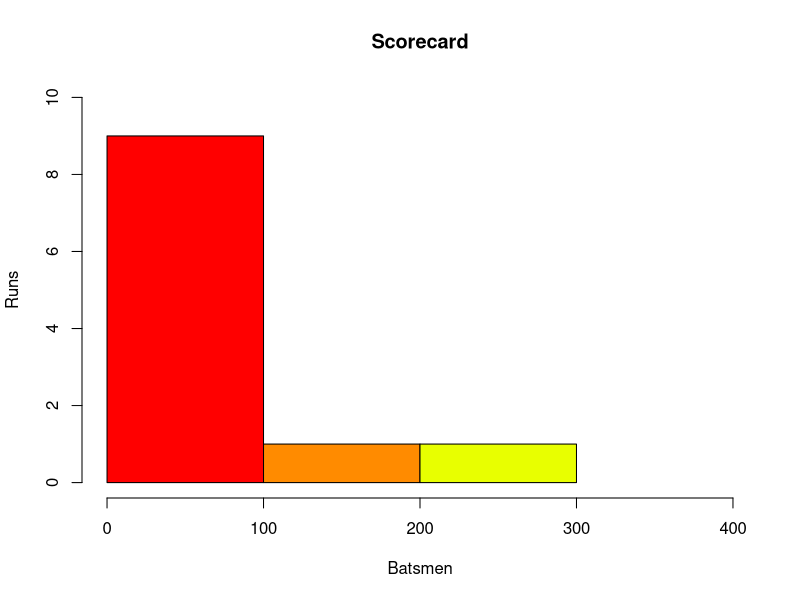

The R source for this figure:
runs = c(3,210,113,3,8,37,20,3,3,0,0)

#png(file = "Histogram 1.jpeg")

hist(runs,
     xlab = "Batsmen",
     ylab = "Runs",
     main="Scorecard",
     xlim=c(0,400),
     ylim=c(0,10),
     breaks=2,
     col = rainbow(length((runs))))

#dev.off()